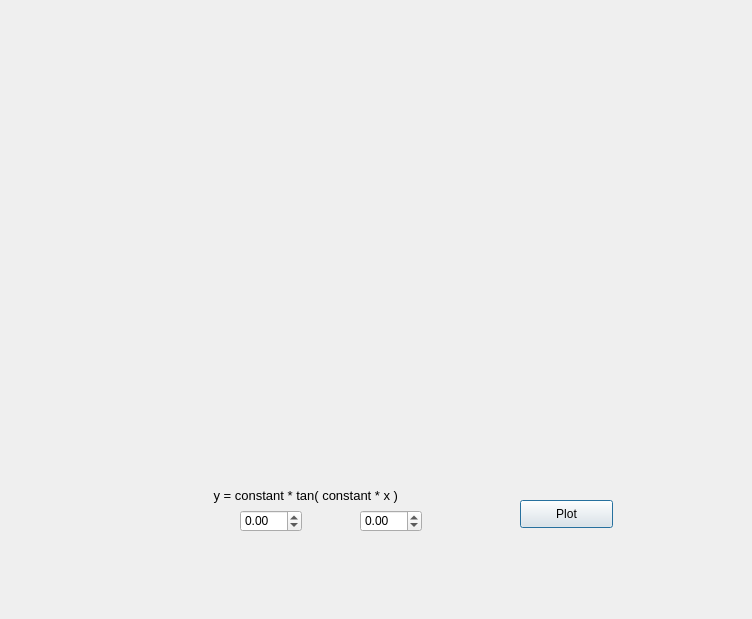
<?xml version="1.0" encoding="UTF-8"?>
<ui version="4.0">
 <class>tan</class>
 <widget class="QDialog" name="tan">
  <property name="geometry">
   <rect>
    <x>0</x>
    <y>0</y>
    <width>752</width>
    <height>619</height>
   </rect>
  </property>
  <property name="windowTitle">
   <string>Dialog</string>
  </property>
  <widget class="QDoubleSpinBox" name="b_1">
   <property name="geometry">
    <rect>
     <x>360</x>
     <y>510</y>
     <width>62</width>
     <height>22</height>
    </rect>
   </property>
   <property name="minimum">
    <double>-99.000000000000000</double>
   </property>
  </widget>
  <widget class="QPushButton" name="plot_btn">
   <property name="geometry">
    <rect>
     <x>520</x>
     <y>500</y>
     <width>93</width>
     <height>28</height>
    </rect>
   </property>
   <property name="text">
    <string>Plot</string>
   </property>
  </widget>
  <widget class="QCustomPlot" name="plot" native="true">
   <property name="geometry">
    <rect>
     <x>110</x>
     <y>120</y>
     <width>491</width>
     <height>331</height>
    </rect>
   </property>
  </widget>
  <widget class="QLabel" name="label">
   <property name="geometry">
    <rect>
     <x>210</x>
     <y>480</y>
     <width>331</width>
     <height>31</height>
    </rect>
   </property>
   <property name="font">
    <font>
     <pointsize>10</pointsize>
    </font>
   </property>
   <property name="text">
    <string> y = constant * tan( constant * x )</string>
   </property>
  </widget>
  <widget class="QDoubleSpinBox" name="a_1">
   <property name="geometry">
    <rect>
     <x>240</x>
     <y>510</y>
     <width>62</width>
     <height>22</height>
    </rect>
   </property>
   <property name="minimum">
    <double>-99.000000000000000</double>
   </property>
  </widget>
 </widget>
 <customwidgets>
  <customwidget>
   <class>QCustomPlot</class>
   <extends>QWidget</extends>
   <header>qcustomplot.h</header>
   <container>1</container>
  </customwidget>
 </customwidgets>
 <resources/>
 <connections/>
</ui>
